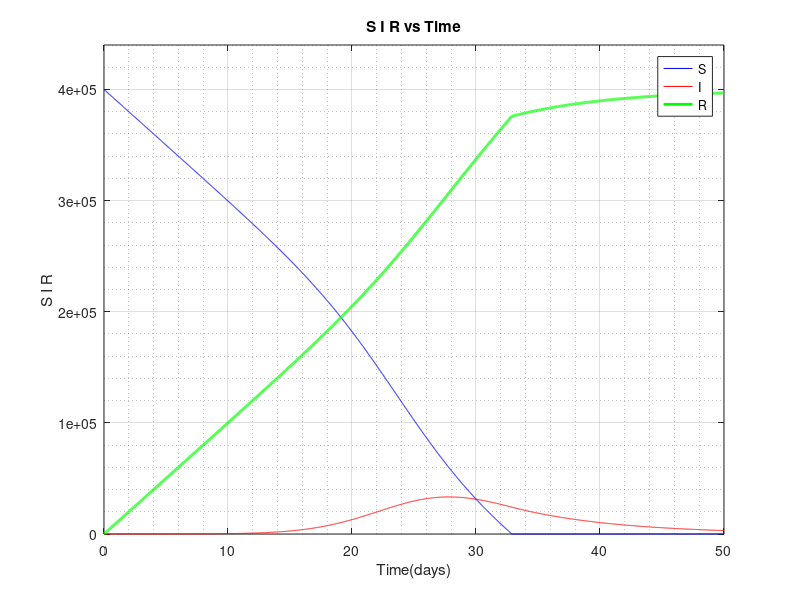

Recreate this plot in MATLAB.
%SIR model with vaccine and delay of it
%This model studies the grouth of an infection
%dependent on the variable I, the parameter S and R.
%with the help of a vaccine to stop the epidemic


%% Set Parameters
I0 = 1; % portion of infected people
a = .8; % coefficient in days^-1 (speed of the infection)
b = 0.12; % coefficient in days^-1 (speed of recovery)
R0 = a/b;

N = 4e5;
tDelay = 0; %delay of the vaccine
dv = 10000; % vaccination rate in proportion of population per day dv/dt
tmax = 50; % number of days to plot
dt = 0.01; %size of time steps in days
Imax = N*1.1;%Max number of the graph (ordinata max), 
%because i want to plot  certain range

plotCase = 4; %the graph to plot 1=S, 2=I, 3=R, 4=All;


%% Initialize Vectors
t = 0:dt:tmax; % vettore di tempo
Nt = length(t); % number of time steps
S = zeros(1,Nt); %initialize the vector of supsectable people
I = zeros(1,Nt); % initialize the vector of infections that i will plot in the graph,with zeros
R = zeros(1,Nt); % initialize the removed vector
I(1) = I0; % first element of the vector infected initialized
S(1) = N-I0; %first element of the vector supsectable initialized


%% calculations

for i = 1:Nt-1
    
    S(i) = N-I(i)-R(i); %total susceptible people in this day
    
    dI = a*I(i)*S(i)/N -b*I(i);  % rate of change per day of infection(dI = dI/dt)
    
    I(i+1) = I(i) + dI*dt;  %total infected people in the day
    
    if S(i) > 0 && t(i) >= tDelay %if not all are vaccinated
        dR = b*I(i) + dv;  %rate of change per day of recovery
    else %if all are vaccinated
        dR = b*I(i);
    end
    R(i+1) = R(i) + dR*dt; %total removed people in the day
end
S(Nt) = N - I(Nt) - R(Nt);

%% Plots

switch plotCase
    case 1
        plot(t, S, '-b', 'LineWidth', 2)
        axis([0 tmax 0 Imax])
        grid on
        grid minor
        xlabel('Time(days)')
        ylabel('Susceptible')
        title('Susceptible vs time')
        
        
    case 2
        
        plot(t,I, '-r', 'LineWidth', 2)
        axis([0 tmax 0 Imax])
        grid on
        grid minor
        xlabel('Time(days)')
        ylabel('infected')
        title('infection vs Time')
        
    case 3
        plot(t,R, '-g', 'LineWidth', 2)
        axis([0 tmax 0 Imax])
        grid on
        grid minor
        xlabel('Time(days)')
        ylabel('Removed')
        title('Removed vs Time')
        
        
    case 4
        
        plot(t,S,'-b',...
            t,I, '-r',...
            t,R,'-g','LineWidth', 2)
        axis([0 tmax 0 Imax])
        grid on
        grid minor
        xlabel('Time(days)')
        ylabel('S I R')
        title('S I R vs Time')
        legend('S','I','R')
        
end
